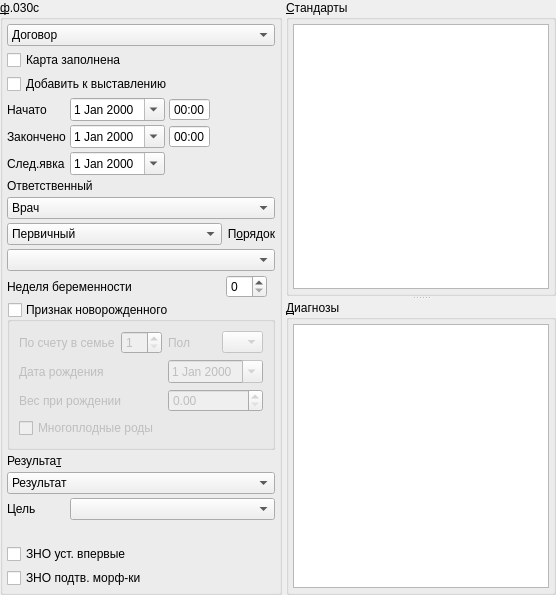
              <widget class="QFrame" name="frameBaseAndDiagnosises">
               <property name="frameShape">
                <enum>QFrame::NoFrame</enum>
               </property>
               <property name="frameShadow">
                <enum>QFrame::Raised</enum>
               </property>
               <layout class="QHBoxLayout" name="horizontalLayout">
                <property name="spacing">
                 <number>4</number>
                </property>
                <property name="margin">
                 <number>0</number>
                </property>
                <item>
                 <widget class="QGroupBox" name="grpBase">
                  <property name="sizePolicy">
                   <sizepolicy hsizetype="Maximum" vsizetype="Preferred">
                    <horstretch>0</horstretch>
                    <verstretch>0</verstretch>
                   </sizepolicy>
                  </property>
                  <property name="title">
                   <string>&amp;ф.030с</string>
                  </property>
                  <layout class="QGridLayout" name="gridLayout_2">
                   <property name="margin">
                    <number>4</number>
                   </property>
                   <property name="spacing">
                    <number>4</number>
                   </property>
                   <item row="2" column="0" colspan="4">
                    <widget class="QCheckBox" name="chkExposeConfirmed">
                     <property name="text">
                      <string>Добавить к выставлению</string>
                     </property>
                    </widget>
                   </item>
                   <item row="14" column="1" colspan="3">
                    <widget class="CRBComboBox" name="cmbGoal">
                     <property name="whatsThis">
                      <string>результат осмотра</string>
                     </property>
                    </widget>
                   </item>
                   <item row="10" column="3">
                    <widget class="QSpinBox" name="edtPregnancyWeek">
                     <property name="sizePolicy">
                      <sizepolicy hsizetype="Maximum" vsizetype="Fixed">
                       <horstretch>0</horstretch>
                       <verstretch>0</verstretch>
                      </sizepolicy>
                     </property>
                     <property name="maximum">
                      <number>40</number>
                     </property>
                    </widget>
                   </item>
                   <item row="4" column="0">
                    <widget class="QLabel" name="lblEndDate">
                     <property name="sizePolicy">
                      <sizepolicy hsizetype="Maximum" vsizetype="Preferred">
                       <horstretch>0</horstretch>
                       <verstretch>0</verstretch>
                      </sizepolicy>
                     </property>
                     <property name="text">
                      <string>Закончено</string>
                     </property>
                     <property name="buddy">
                      <cstring>edtEndDate</cstring>
                     </property>
                    </widget>
                   </item>
                   <item row="0" column="0" colspan="4">
                    <widget class="CContractComboBox" name="cmbContract">
                     <property name="whatsThis">
                      <string>номер, дата и основание договора в рамках которого производится осмотр</string>
                     </property>
                     <item>
                      <property name="text">
                       <string>Договор</string>
                      </property>
                     </item>
                    </widget>
                   </item>
                   <item row="7" column="0" colspan="4">
                    <widget class="CPersonComboBoxEx" name="cmbPerson">
                     <property name="whatsThis">
                      <string>врач отвечающий за осмотр (терапевт)</string>
                     </property>
                     <item>
                      <property name="text">
                       <string>Врач</string>
                      </property>
                     </item>
                    </widget>
                   </item>
                   <item row="18" column="0" colspan="4">
                    <widget class="QCheckBox" name="chkZNOMorph">
                     <property name="toolTip">
                      <string>ЗНО потдверждён морфологически</string>
                     </property>
                     <property name="text">
                      <string>ЗНО подтв. морф-ки</string>
                     </property>
                    </widget>
                   </item>
                   <item row="8" column="3">
                    <widget class="QLabel" name="lblOrder">
                     <property name="text">
                      <string>П&amp;орядок</string>
                     </property>
                     <property name="alignment">
                      <set>Qt::AlignRight|Qt::AlignTrailing|Qt::AlignVCenter</set>
                     </property>
                     <property name="buddy">
                      <cstring>cmbOrder</cstring>
                     </property>
                    </widget>
                   </item>
                   <item row="16" column="0" colspan="4">
                    <spacer>
                     <property name="orientation">
                      <enum>Qt::Vertical</enum>
                     </property>
                     <property name="sizeHint" stdset="0">
                      <size>
                       <width>16</width>
                       <height>20</height>
                      </size>
                     </property>
                    </spacer>
                   </item>
                   <item row="10" column="0" colspan="3">
                    <widget class="QLabel" name="lblPregnancyWeek">
                     <property name="sizePolicy">
                      <sizepolicy hsizetype="Maximum" vsizetype="Preferred">
                       <horstretch>0</horstretch>
                       <verstretch>0</verstretch>
                      </sizepolicy>
                     </property>
                     <property name="text">
                      <string>Неделя беременности</string>
                     </property>
                     <property name="buddy">
                      <cstring>edtPregnancyWeek</cstring>
                     </property>
                    </widget>
                   </item>
                   <item row="9" column="0" colspan="4">
                    <widget class="CRBComboBox" name="cmbOrder">
                     <item>
                      <property name="text">
                       <string/>
                      </property>
                     </item>
                     <item>
                      <property name="text">
                       <string>Плановый</string>
                      </property>
                     </item>
                     <item>
                      <property name="text">
                       <string>Экстренный</string>
                      </property>
                     </item>
                     <item>
                      <property name="text">
                       <string>Самообращение</string>
                      </property>
                     </item>
                     <item>
                      <property name="text">
                       <string>Принудительный</string>
                      </property>
                     </item>
                     <item>
                      <property name="text">
                       <string>Неотложный</string>
                      </property>
                     </item>
                    </widget>
                   </item>
                   <item row="17" column="0" colspan="4">
                    <widget class="QCheckBox" name="chkZNOFirst">
                     <property name="toolTip">
                      <string>ЗНО установлен впервые</string>
                     </property>
                     <property name="text">
                      <string>ЗНО уст. впервые</string>
                     </property>
                    </widget>
                   </item>
                   <item row="3" column="0">
                    <widget class="QLabel" name="lblBegDate">
                     <property name="sizePolicy">
                      <sizepolicy hsizetype="Maximum" vsizetype="Preferred">
                       <horstretch>0</horstretch>
                       <verstretch>0</verstretch>
                      </sizepolicy>
                     </property>
                     <property name="text">
                      <string>Начато</string>
                     </property>
                     <property name="buddy">
                      <cstring>edtBegDate</cstring>
                     </property>
                    </widget>
                   </item>
                   <item row="6" column="0" colspan="4">
                    <widget class="QLabel" name="lblPerson">
                     <property name="text">
                      <string>Ответственный</string>
                     </property>
                     <property name="buddy">
                      <cstring>cmbPerson</cstring>
                     </property>
                    </widget>
                   </item>
                   <item row="12" column="0" colspan="4">
                    <widget class="QLabel" name="lblResult">
                     <property name="text">
                      <string>Результа&amp;т</string>
                     </property>
                     <property name="alignment">
                      <set>Qt::AlignLeading|Qt::AlignLeft|Qt::AlignVCenter</set>
                     </property>
                     <property name="buddy">
                      <cstring>cmbResult</cstring>
                     </property>
                    </widget>
                   </item>
                   <item row="5" column="0">
                    <widget class="QLabel" name="lblNextDate">
                     <property name="sizePolicy">
                      <sizepolicy hsizetype="Maximum" vsizetype="Preferred">
                       <horstretch>0</horstretch>
                       <verstretch>0</verstretch>
                      </sizepolicy>
                     </property>
                     <property name="text">
                      <string>След.явка</string>
                     </property>
                     <property name="buddy">
                      <cstring>edtNextDate</cstring>
                     </property>
                    </widget>
                   </item>
                   <item row="14" column="0">
                    <widget class="QLabel" name="lblGoal">
                     <property name="text">
                      <string>Цель</string>
                     </property>
                     <property name="alignment">
                      <set>Qt::AlignLeading|Qt::AlignLeft|Qt::AlignVCenter</set>
                     </property>
                     <property name="buddy">
                      <cstring>cmbGoal</cstring>
                     </property>
                    </widget>
                   </item>
                   <item row="8" column="0" colspan="3">
                    <widget class="QComboBox" name="cmbPrimary">
                     <item>
                      <property name="text">
                       <string>Первичный</string>
                      </property>
                     </item>
                     <item>
                      <property name="text">
                       <string>Повторный</string>
                      </property>
                     </item>
                     <item>
                      <property name="text">
                       <string>Актив</string>
                      </property>
                     </item>
                    </widget>
                   </item>
                   <item row="13" column="0" colspan="4">
                    <widget class="CRBComboBox" name="cmbResult">
                     <property name="whatsThis">
                      <string>результат осмотра</string>
                     </property>
                     <item>
                      <property name="text">
                       <string>Результат</string>
                      </property>
                     </item>
                    </widget>
                   </item>
                   <item row="4" column="1" colspan="3">
                    <widget class="QFrame" name="frmEndDateTime">
                     <property name="sizePolicy">
                      <sizepolicy hsizetype="Maximum" vsizetype="Preferred">
                       <horstretch>0</horstretch>
                       <verstretch>0</verstretch>
                      </sizepolicy>
                     </property>
                     <property name="frameShape">
                      <enum>QFrame::NoFrame</enum>
                     </property>
                     <property name="frameShadow">
                      <enum>QFrame::Plain</enum>
                     </property>
                     <property name="lineWidth">
                      <number>0</number>
                     </property>
                     <layout class="QHBoxLayout" name="horizontalLayout_4">
                      <property name="spacing">
                       <number>4</number>
                      </property>
                      <property name="margin">
                       <number>0</number>
                      </property>
                      <item>
                       <widget class="CDateEdit" name="edtEndDate">
                        <property name="sizePolicy">
                         <sizepolicy hsizetype="Maximum" vsizetype="Fixed">
                          <horstretch>0</horstretch>
                          <verstretch>0</verstretch>
                         </sizepolicy>
                        </property>
                        <property name="whatsThis">
                         <string>дата окончания осмотра</string>
                        </property>
                        <property name="calendarPopup">
                         <bool>true</bool>
                        </property>
                       </widget>
                      </item>
                      <item>
                       <widget class="QTimeEdit" name="edtEndTime">
                        <property name="buttonSymbols">
                         <enum>QAbstractSpinBox::NoButtons</enum>
                        </property>
                        <property name="displayFormat">
                         <string>HH:mm</string>
                        </property>
                       </widget>
                      </item>
                     </layout>
                    </widget>
                   </item>
                   <item row="3" column="1" colspan="3">
                    <widget class="QFrame" name="frmBegDateTime">
                     <property name="sizePolicy">
                      <sizepolicy hsizetype="Maximum" vsizetype="Preferred">
                       <horstretch>0</horstretch>
                       <verstretch>0</verstretch>
                      </sizepolicy>
                     </property>
                     <property name="frameShape">
                      <enum>QFrame::NoFrame</enum>
                     </property>
                     <property name="frameShadow">
                      <enum>QFrame::Plain</enum>
                     </property>
                     <property name="lineWidth">
                      <number>0</number>
                     </property>
                     <layout class="QHBoxLayout" name="horizontalLayout_3">
                      <property name="spacing">
                       <number>4</number>
                      </property>
                      <property name="margin">
                       <number>0</number>
                      </property>
                      <item>
                       <widget class="CDateEdit" name="edtBegDate">
                        <property name="sizePolicy">
                         <sizepolicy hsizetype="Maximum" vsizetype="Fixed">
                          <horstretch>0</horstretch>
                          <verstretch>0</verstretch>
                         </sizepolicy>
                        </property>
                        <property name="whatsThis">
                         <string>дата начала осмотра</string>
                        </property>
                        <property name="calendarPopup">
                         <bool>true</bool>
                        </property>
                       </widget>
                      </item>
                      <item>
                       <widget class="QTimeEdit" name="edtBegTime">
                        <property name="buttonSymbols">
                         <enum>QAbstractSpinBox::NoButtons</enum>
                        </property>
                        <property name="displayFormat">
                         <string>HH:mm</string>
                        </property>
                       </widget>
                      </item>
                     </layout>
                    </widget>
                   </item>
                   <item row="11" column="0" colspan="4">
                    <widget class="QGroupBox" name="gbLittleStrangerFlag">
                     <property name="title">
                      <string>Признак новорожденного</string>
                     </property>
                     <property name="checkable">
                      <bool>true</bool>
                     </property>
                     <property name="checked">
                      <bool>false</bool>
                     </property>
                     <layout class="QGridLayout" name="gridLayout_8">
                      <item row="0" column="3">
                       <widget class="QComboBox" name="cmbChildSex">
                        <property name="sizePolicy">
                         <sizepolicy hsizetype="Maximum" vsizetype="Fixed">
                          <horstretch>0</horstretch>
                          <verstretch>0</verstretch>
                         </sizepolicy>
                        </property>
                        <item>
                         <property name="text">
                          <string/>
                         </property>
                        </item>
                        <item>
                         <property name="text">
                          <string>М</string>
                         </property>
                        </item>
                        <item>
                         <property name="text">
                          <string>Ж</string>
                         </property>
                        </item>
                       </widget>
                      </item>
                      <item row="1" column="0">
                       <widget class="QLabel" name="lblChildBirthDate">
                        <property name="text">
                         <string>Дата рождения</string>
                        </property>
                        <property name="buddy">
                         <cstring>edtChildBirthDate</cstring>
                        </property>
                       </widget>
                      </item>
                      <item row="1" column="2" colspan="2">
                       <widget class="CDateEdit" name="edtChildBirthDate">
                        <property name="sizePolicy">
                         <sizepolicy hsizetype="Maximum" vsizetype="Fixed">
                          <horstretch>0</horstretch>
                          <verstretch>0</verstretch>
                         </sizepolicy>
                        </property>
                        <property name="calendarPopup">
                         <bool>true</bool>
                        </property>
                       </widget>
                      </item>
                      <item row="0" column="0">
                       <widget class="QLabel" name="lblChildNumber">
                        <property name="text">
                         <string>По счету в семье</string>
                        </property>
                        <property name="buddy">
                         <cstring>sbChildNumber</cstring>
                        </property>
                       </widget>
                      </item>
                      <item row="0" column="2">
                       <widget class="QLabel" name="lblChildSex">
                        <property name="text">
                         <string>Пол</string>
                        </property>
                        <property name="buddy">
                         <cstring>cmbChildSex</cstring>
                        </property>
                       </widget>
                      </item>
                      <item row="0" column="1">
                       <widget class="QSpinBox" name="sbChildNumber">
                        <property name="sizePolicy">
                         <sizepolicy hsizetype="Maximum" vsizetype="Fixed">
                          <horstretch>0</horstretch>
                          <verstretch>0</verstretch>
                         </sizepolicy>
                        </property>
                        <property name="minimum">
                         <number>1</number>
                        </property>
                       </widget>
                      </item>
                      <item row="4" column="0" colspan="2">
                       <widget class="QCheckBox" name="chkMultipleBirths">
                        <property name="text">
                         <string>Многоплодные роды</string>
                        </property>
                       </widget>
                      </item>
                      <item row="2" column="0" colspan="2">
                       <widget class="QLabel" name="lblBirthWeight">
                        <property name="text">
                         <string>Вес при рождении</string>
                        </property>
                        <property name="buddy">
                         <cstring>sbBirthWeight</cstring>
                        </property>
                       </widget>
                      </item>
                      <item row="2" column="2" colspan="2">
                       <widget class="QDoubleSpinBox" name="sbBirthWeight">
                        <property name="maximum">
                         <double>9999.989999999999782</double>
                        </property>
                       </widget>
                      </item>
                     </layout>
                    </widget>
                   </item>
                   <item row="5" column="1" colspan="3">
                    <widget class="QFrame" name="frmNextDateTime">
                     <property name="sizePolicy">
                      <sizepolicy hsizetype="Maximum" vsizetype="Preferred">
                       <horstretch>0</horstretch>
                       <verstretch>0</verstretch>
                      </sizepolicy>
                     </property>
                     <property name="frameShape">
                      <enum>QFrame::NoFrame</enum>
                     </property>
                     <property name="frameShadow">
                      <enum>QFrame::Plain</enum>
                     </property>
                     <property name="lineWidth">
                      <number>0</number>
                     </property>
                     <layout class="QHBoxLayout" name="horizontalLayout_5">
                      <property name="spacing">
                       <number>4</number>
                      </property>
                      <property name="margin">
                       <number>0</number>
                      </property>
                      <item>
                       <widget class="CDateEdit" name="edtNextDate">
                        <property name="sizePolicy">
                         <sizepolicy hsizetype="Maximum" vsizetype="Fixed">
                          <horstretch>0</horstretch>
                          <verstretch>0</verstretch>
                         </sizepolicy>
                        </property>
                        <property name="calendarPopup">
                         <bool>true</bool>
                        </property>
                       </widget>
                      </item>
                     </layout>
                    </widget>
                   </item>
                   <item row="1" column="0" colspan="4">
                    <widget class="QCheckBox" name="chkIsClosed">
                     <property name="text">
                      <string>Карта заполнена</string>
                     </property>
                    </widget>
                   </item>
                  </layout>
                 </widget>
                </item>
                <item>
                 <widget class="QSplitter" name="splitter">
                  <property name="orientation">
                   <enum>Qt::Vertical</enum>
                  </property>
                  <property name="childrenCollapsible">
                   <bool>false</bool>
                  </property>
                  <widget class="QGroupBox" name="grpPreliminaryDiagnostics">
                   <property name="title">
                    <string>&amp;Стандарты</string>
                   </property>
                   <layout class="QGridLayout" name="gridLayout_7">
                    <property name="margin">
                     <number>4</number>
                    </property>
                    <property name="spacing">
                     <number>4</number>
                    </property>
                    <item row="0" column="0">
                     <widget class="CDiagnosticsInDocTableView" name="tblMes">
                      <property name="sizePolicy">
                       <sizepolicy hsizetype="Expanding" vsizetype="Preferred">
                        <horstretch>0</horstretch>
                        <verstretch>0</verstretch>
                       </sizepolicy>
                      </property>
                     </widget>
                    </item>
                   </layout>
                  </widget>
                  <widget class="QGroupBox" name="grplFinalDiagnostics">
                   <property name="title">
                    <string>&amp;Диагнозы</string>
                   </property>
                   <layout class="QGridLayout" name="gridLayout_3">
                    <property name="margin">
                     <number>4</number>
                    </property>
                    <property name="spacing">
                     <number>4</number>
                    </property>
                    <item row="0" column="0">
                     <widget class="CDiagnosticsInDocTableView" name="tblFinalDiagnostics"/>
                    </item>
                   </layout>
                  </widget>
                 </widget>
                </item>
               </layout>
              </widget>
